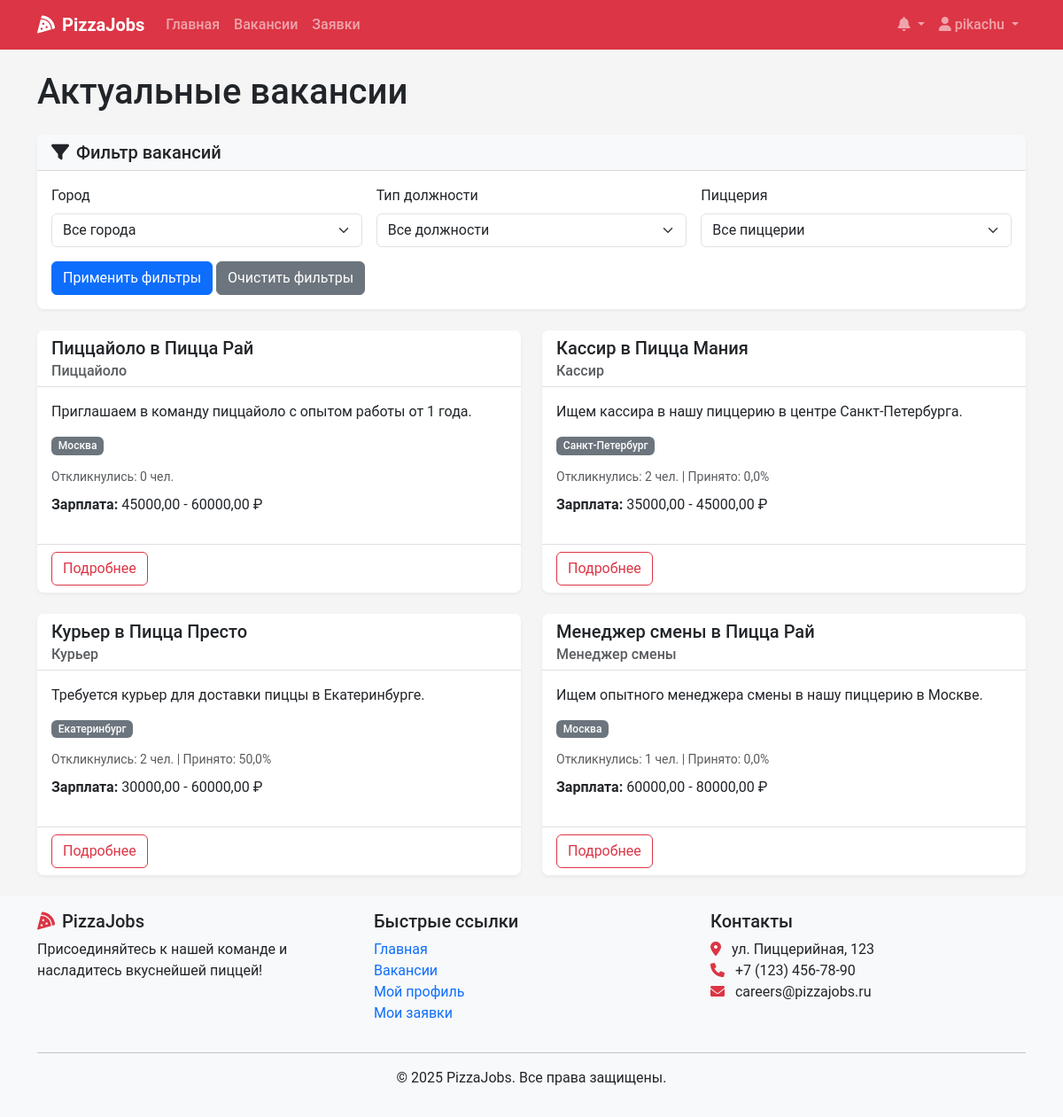
The app's page /vacancies/ (signed in), older data.
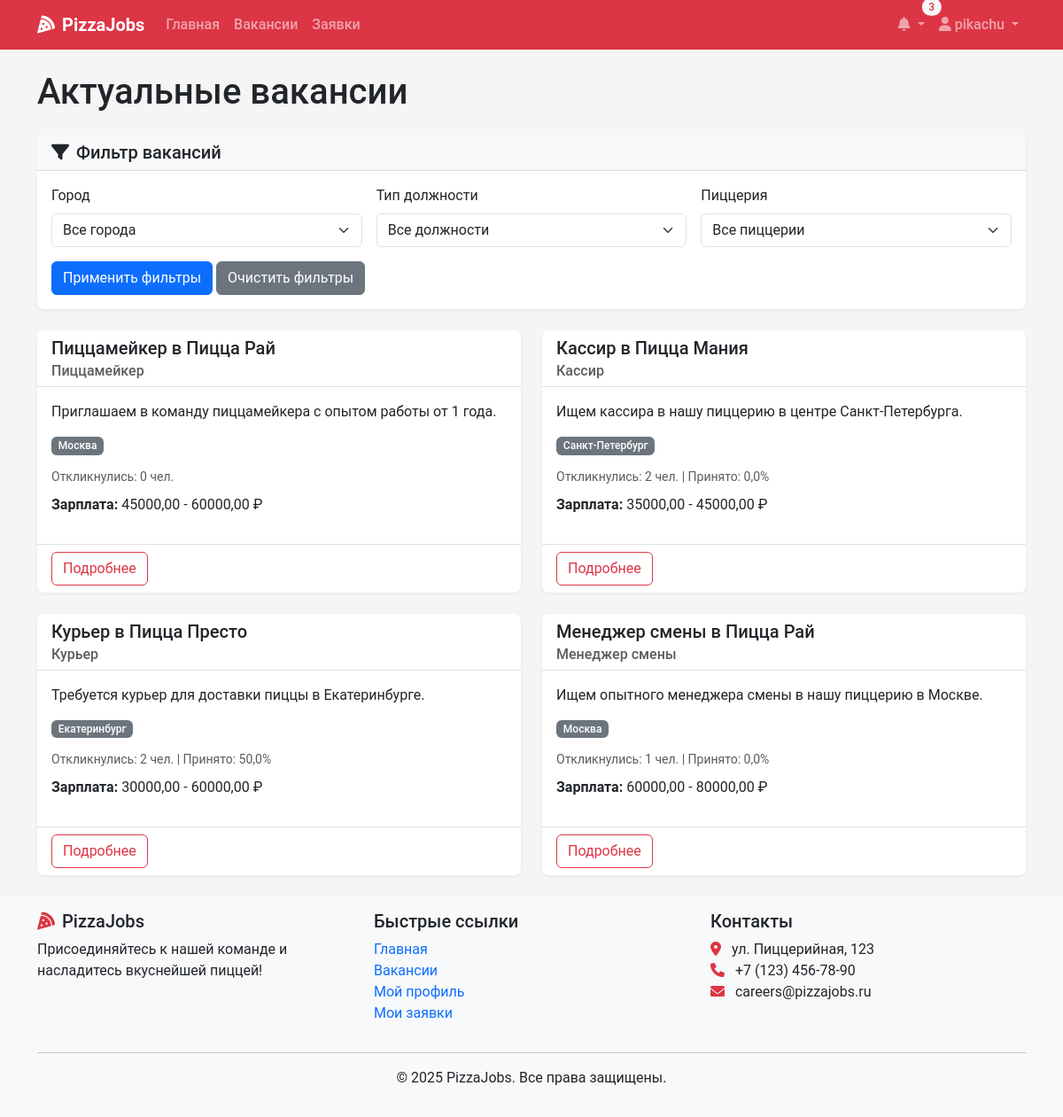
The same page, newer data.
### recruitment/models.py (models this page shows, shortened)
class Vacancy(models.Model):
    title = models.CharField(max_length=100)
    position_type = models.ForeignKey(PositionType, on_delete=models.CASCADE, related_name='vacancies')
    restaurants = models.ManyToManyField(Restaurant, related_name='vacancies')
    description = models.TextField()
    requirements = models.TextField()
    responsibilities = models.TextField()
    conditions = models.TextField()
    salary_min = models.DecimalField(max_digits=10, decimal_places=2, null=True, blank=True)
    salary_max = models.DecimalField(max_digits=10, decimal_places=2, null=True, blank=True)
    is_active = models.BooleanField(default=True)
    created_at = models.DateTimeField(auto_now_add=True)
    updated_at = models.DateTimeField(auto_now=True)
    created_by = models.ForeignKey(User, on_delete=models.SET_NULL, null=True, related_name='created_vacancies')
    class Meta:
        verbose_name_plural = "Vacancies"

class PositionType(models.Model):
    title = models.CharField(max_length=100, unique=True)
    description = models.TextField()

### recruitment/views.py (the view)
# urls.py: path('vacancies/', views.vacancy_list, name='vacancy_list'),
def vacancy_list(request):
    city = request.GET.get('city', '')
    position_type = request.GET.get('position_type', '')
    restaurant_id = request.GET.get('restaurant', '')
    vacancies = Vacancy.objects.filter(is_active=True)
    if city:
        vacancies = vacancies.filter(restaurants__city=city)
    if position_type:
        vacancies = vacancies.filter(position_type__title=position_type)
    if restaurant_id:
        vacancies = vacancies.filter(restaurants__id=restaurant_id)
    vacancies = vacancies.annotate(
        total_applications=Count('applications', distinct=True),
        accepted_applications=Count(
            'applications',
            filter=Q(applications__status=ApplicationStatus.ACCEPTED),
            distinct=True
        ),
    ).annotate(
        acceptance_rate=Round(
           Case(
               When(total_applications__gt=0,
                     then=F('accepted_applications') * Value(100.0) / F('total_applications')),
                default=Value(0),
                output_field=FloatField()
            ),
            0
        )
    )
    cities = Restaurant.objects.values_list('city', flat=True).distinct()
    position_types = PositionType.objects.all()
    restaurants = Restaurant.objects.all()
    paginator = Paginator(vacancies.distinct(), 10)
    page_number = request.GET.get('page')
    page_obj = paginator.get_page(page_number)
    context = {
        'page_obj': page_obj,
        'cities': cities,
        'position_types': position_types,
        'restaurants': restaurants,
        'selected_city': city,
        'selected_position_type': position_type,
        'selected_restaurant': restaurant_id,
    }
    return render(request, 'vacancies/list.html', context)

### recruitment/context_processors.py (called while the page is built)
def notifications_processor(request):
    if request.user.is_authenticated:
        unread_count = Notification.objects.filter(user=request.user, read=False).count()
        latest_notifs = Notification.objects.filter(user=request.user).order_by('-created_at')[:5]
    else:
        unread_count = 0
        latest_notifs = []
    return {
        'unread_count': unread_count,
        'latest_notifications': latest_notifs,
    }

### templates/vacancies/list.html (shortened to what the changed rows need)
{% extends 'base.html' %}
{% block content %}
<div class="container">
    <h1 class="mb-4">Актуальные вакансии</h1>
    {% if page_obj %}
        <div class="row row-cols-1 row-cols-md-2 g-4">
            {% for vacancy in page_obj %}
                <div class="col">
                    <div class="card h-100 shadow-sm">
                        <div class="card-header bg-white">
                            <h5 class="card-title mb-0">{{ vacancy.title }}</h5>
                            <h6 class="card-subtitle text-muted mt-1">{{ vacancy.position_type.title }}</h6>
                        </div>
                        <div class="card-body">
                            <p class="card-text">{{ vacancy.description|truncatewords:30 }}</p>
                            <div class="d-flex flex-wrap mb-2">
                                {% for restaurant in vacancy.restaurants.all %}
                                    <span class="badge bg-secondary me-1 mb-1">{{ restaurant.city }}</span>
                                {% endfor %}
                            </div>
                            <div class="mb-2">
                                <small class="text-muted">
                                    Откликнулись: {{ vacancy.total_applications }} чел.
                                </small>
                            </div>
                            {% if vacancy.salary_min or vacancy.salary_max %}
                                <p class="mt-2">
                                    <strong>Зарплата: </strong>
                                    {% if vacancy.salary_min and vacancy.salary_max %}
                                        {{ vacancy.salary_min }} - {{ vacancy.salary_max }} ₽
                                    {% elif vacancy.salary_min %}
                                        От {{ vacancy.salary_min }} ₽
                                    {% elif vacancy.salary_max %}
                                        До {{ vacancy.salary_max }} ₽
                                    {% endif %}
                                </p>
                            {% endif %}
                        </div>
                        <div class="card-footer bg-white">
                            <a href="{% url 'vacancy_detail' vacancy.id %}" class="btn btn-outline-danger">Подробнее</a>
                        </div>
                    </div>
                </div>
            {% endfor %}
        </div>
    {% else %}
        <div class="alert alert-info">
            <i class="fas fa-info-circle me-2"></i>Не найдено вакансий, соответствующих вашим критериям. Пожалуйста, попробуйте другие фильтры или проверьте позже.
        </div>
    {% endif %}
</div>
{% endblock %}

### templates/base.html (shortened to what the changed rows need)
<!DOCTYPE html>
<html lang="ru">
<head>
    <link href="https://cdn.jsdelivr.net/npm/bootstrap@5.3.0-alpha1/dist/css/bootstrap.min.css" rel="stylesheet">
    <link rel="stylesheet" href="https://cdnjs.cloudflare.com/ajax/libs/font-awesome/6.0.0/css/all.min.css">
    <link rel="stylesheet" href="/static/css/main.css">
</head>
<body>
    <nav class="navbar navbar-expand-lg navbar-dark bg-danger sticky-top">
        <div class="container">
            <div class="collapse navbar-collapse" id="navbarNav">
                <ul class="navbar-nav">
                    {% if user.is_authenticated %}
                        <li class="nav-item dropdown">
                            <a class="nav-link dropdown-toggle position-relative" href="#" id="notificationDropdown" role="button" data-bs-toggle="dropdown">
                                <i class="fas fa-bell"></i>
                                {% if unread_count %}
                                    <span class="badge rounded-pill bg-light text-danger position-absolute top-0 start-100 translate-middle">
                                        {{ unread_count }}
                                    </span>
                                {% endif %}
                            </a>
                        </li>
                    {% endif %}
                </ul>
            </div>
        </div>
    </nav>
    <main class="py-4">
        {% block content %}{% endblock %}
    </main>
</body>
</html>

Row changes from the older to the newer data that the page shows:
changed Vacancy: title "Пиццайоло в Пицца Рай" → "Пиццамейкер в Пицца Рай"; position_type "Пиццайоло" → "Пиццамейкер"; description "Приглашаем в команду пиццайоло с опытом работы от 1 года." → "Приглашаем в команду пиццамейкера с опытом работы от 1 года."
Text that changed along with them:
{{ unread_count }}: (not shown) → "3"
